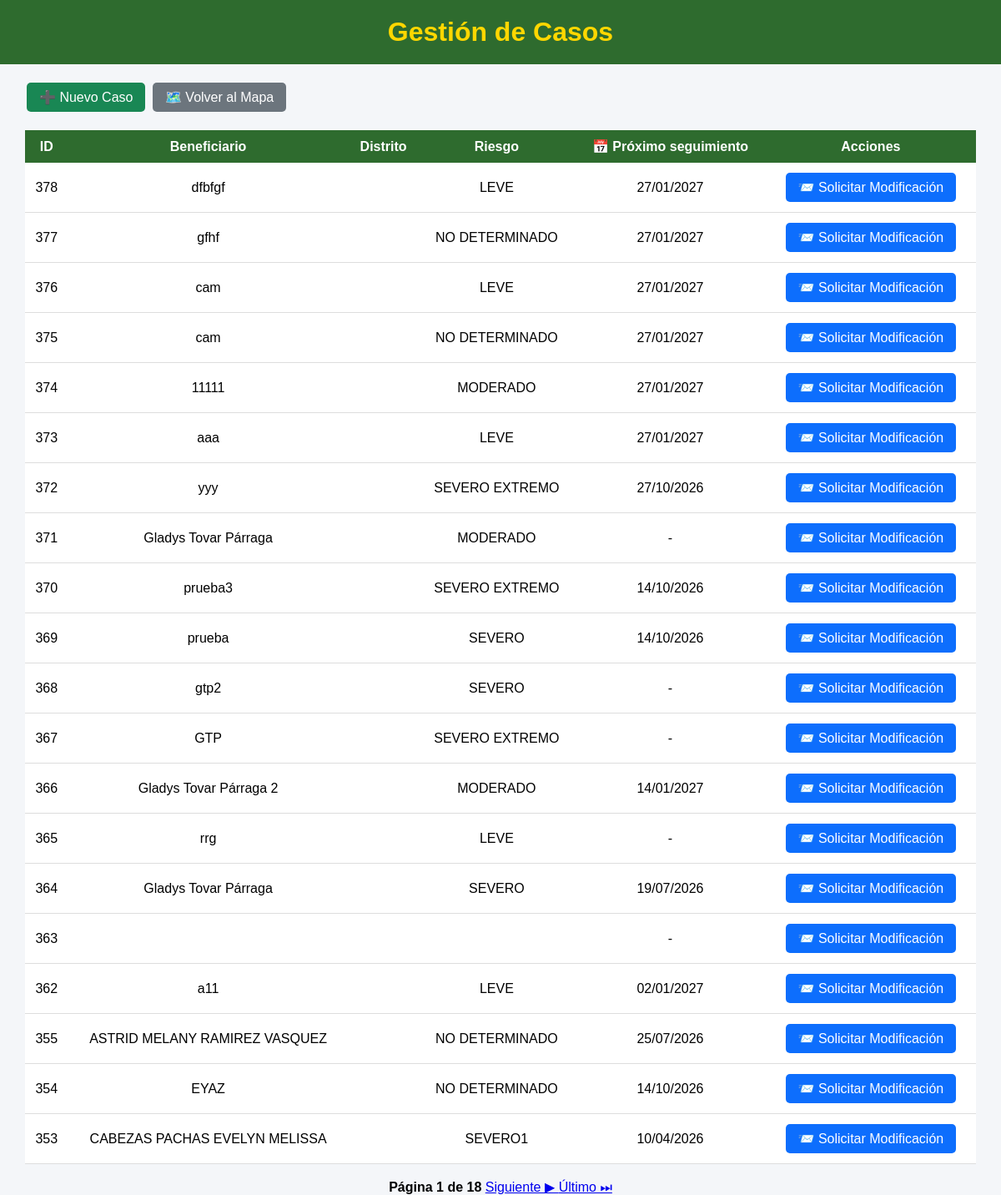
The page /gestion-casos/ (signed in) on the database its author committed.
### mapa/models.py (models this page shows, shortened)
class Caso(models.Model):
    RIESGOS = [
        ("LEVE", "Leve"),
        ("MODERADO", "Moderado"),
        ("SEVERO", "Severo"),
        ("SEVERO EXTREMO", "Severo extremo"),
        ("NO DETERMINADO", "No determinado"),
    ]
    NOTIFICACION = [
        ("PENDIENTE", "Pendiente"),
        ("NOTIFICADO", "Notificado"),
    ]
    TIPO_VIOLENCIA = [
        ("FISICA", "Física"),
        ("PSICOLOGICA", "Psicológica"),
        ("SEXUAL", "Sexual"),
        ("ECONOMICA", "Económica o Patrimonial"),
    ]
    beneficiario = models.CharField(max_length=200, blank=True)
    dni_beneficiario = models.CharField(
        max_length=8,
        blank=True
    )
    domicilio = models.CharField(max_length=300, blank=True)
    nivel_riesgo = models.CharField(
        max_length=30,
        choices=RIESGOS,
        blank=True
    )
    region_denuncia = models.ForeignKey(
        Region,
        on_delete=models.PROTECT,
        related_name="casos_denuncia_region",
        null=True,
        blank=True,
    )
    provincia_denuncia = models.ForeignKey(
        Provincia,
        on_delete=models.PROTECT,
        related_name="casos_denuncia_provincia",
        null=True,
        blank=True,
    )
    distrito_denuncia = models.ForeignKey(
        Distrito,
        on_delete=models.PROTECT,
        related_name="casos_denuncia_distrito",
        null=True,
        blank=True,
    )
    region_medida = models.ForeignKey(
        Region,
        on_delete=models.PROTECT,
        related_name="casos_medida_region",
        null=True,
        blank=True,
    )
    provincia_medida = models.ForeignKey(
        Provincia,
        on_delete=models.PROTECT,
        related_name="casos_medida_provincia",
        null=True,
        blank=True,
    )
    distrito_medida = models.ForeignKey(
        Distrito,
        on_delete=models.PROTECT,
        related_name="casos_medida_distrito",
        null=True,
        blank=True,
)
    comisaria_denuncia = models.CharField(
        max_length=150,
        verbose_name="Comisaría donde se interpuso la denuncia"
    )
    comisaria_medida = models.CharField(
        max_length=150,
        verbose_name="Comisaría de Familia responsable"
    )
    efectivo = models.CharField(max_length=100, blank=True)
    responsable = models.ForeignKey(
    User,
    null=True,
    blank=True,
    on_delete=models.SET_NULL,
    related_name="casos_asignados"
    )
    folder = models.CharField(max_length=100, blank=True)
    expediente = models.CharField(max_length=100, blank=True)
    agresor = models.CharField(
        max_length=200,
        blank=True
    )
    dni_agresor = models.CharField(
        max_length=8,
        blank=True
    )
    telefono_agresor = models.CharField(
        "Teléfono del agresor",
        max_length=50,
        blank=True
    )
    direccion_agresor = models.CharField(
        "Dirección del agresor",
        max_length=300,
        blank=True
    )
    telefono = models.CharField(
        "Teléfono de la beneficiaria",
        max_length=50,
        blank=True
    )
    fecha_denuncia = models.DateField(
        "Fecha de la denuncia",
        null=True,
        blank=True
    )
    violencia_fisica = models.BooleanField(
        "Violencia física",
        default=False
    )
    violencia_psicologica = models.BooleanField(
        "Violencia psicológica",
        default=False
    )
    violencia_sexual = models.BooleanField(
        "Violencia sexual",
        default=False
    )
    violencia_economica = models.BooleanField(
        "Violencia económica o patrimonial",
        default=False
    )
    fecha_registro = models.DateField(
        null=True,
        blank=True
    )
    ultima_visita = models.DateField(
        null=True,
        blank=True
    )
    fecha_limite = models.DateField(
        "Próximo seguimiento",
        null=True,
        blank=True
)
    notificacion_beneficiario = models.CharField(
        max_length=15,
        choices=NOTIFICACION,
        default="PENDIENTE"
    )
    fecha_notificacion_beneficiario = models.DateField(
        null=True,
        blank=True
    )
    motivo_notificacion_beneficiario_pendiente = models.TextField(
        "Motivo de notificación pendiente de la persona beneficiaria",
        blank=True
    )
    notificacion_agresor = models.CharField(
        max_length=15,
        choices=NOTIFICACION,
        default="PENDIENTE"
    )
    fecha_notificacion_agresor = models.DateField(
        null=True,
        blank=True
    )
    motivo_notificacion_agresor_pendiente = models.TextField(
        "Motivo de notificación pendiente de la persona agresora",
        blank=True
    )
    estado = models.CharField(
        max_length=15,
        default="ACTIVO"
    )
    latitud = models.FloatField(
        null=True,
        blank=True
    )
    longitud = models.FloatField(
        null=True,
        blank=True
    )
    edicion_autorizada = models.BooleanField(
        default=False
    )
    class Meta:
        permissions = [
            ("modificar_directo", "Puede modificar casos directamente"),
            ("aprobar_modificacion", "Puede aprobar modificaciones"),
            ("archivar_directo", "Puede archivar casos directamente"),
            ("aprobar_archivado", "Puede aprobar archivados"),
            ("eliminar_directo", "Puede eliminar casos directamente"),
            ("aprobar_eliminacion", "Puede aprobar eliminaciones"),
            ("administrar_usuarios", "Puede administrar usuarios"),
        ]

### mapa/views.py (the view)
# urls.py: path("gestion-casos/", views.gestion_casos, name="gestion_casos"),
@login_required
def gestion_casos(request):
    from django.core.paginator import Paginator
    casos = Caso.objects.filter(
        estado="ACTIVO"
    ).order_by("-id")
    paginador = Paginator(casos, 20)
    pagina = request.GET.get("page")
    casos = paginador.get_page(pagina)
    return render(
        request,
        "mapa/gestion_casos.html",
        {
            "casos": casos
        }
    )

### mapa/templates/mapa/gestion_casos.html (shortened to what this page needs)
<!DOCTYPE html>
<html lang="es">
<head>
</head>
<body>
<header>
    <h1>Gestión de Casos</h1>
</header>
<div class="contenedor">
    <div class="acciones">
        <a href="{% url 'nuevo_caso' %}" class="btn nuevo">
            ➕ Nuevo Caso
        </a>
        <a href="/" class="btn volver">
            🗺️ Volver al Mapa
        </a>
    </div>
    <table>
        <tr>
            <th>ID</th>
            <th>Beneficiario</th>
            <th>Distrito</th>
            <th>Riesgo</th>
            <th>📅 Próximo seguimiento</th>
            <th>Acciones</th>
        </tr>
        {% for caso in casos %}
        <tr>
            <td>{{ caso.id }}</td>
            <td>{{ caso.beneficiario }}</td>
            <td>{{ caso.distrito }}</td>
            <td>{{ caso.nivel_riesgo }}</td>
            <td>
                {% if caso.fecha_limite %}
                    {{ caso.fecha_limite|date:"d/m/Y" }}
                {% else %}
        -
                 {% endif %}
        </td>
         <td>
    {% if request.user.is_superuser or request.user.groups.all.0.name == "Administrador" %}
        <a href="{% url 'editar_caso' caso.id %}" class="btn editar">
            ✏️ Editar
        </a>
        <a href="{% url 'archivar_caso' caso.id %}"
           class="btn archivar"
           onclick="return confirm('¿Desea archivar este caso?');">
            📁 Archivar
        </a>
    {% elif request.user.groups.all.0.name == "Usuario_MP" %}
    {% if caso.edicion_autorizada %}
        <a href="{% url 'editar_caso' caso.id %}" class="btn editar">
            ✏️ Modificar Caso
        </a>
        <span style="color:green; font-weight:bold;">
            ✅ Autorizado
        </span>
    {% else %}
        <a href="{% url 'solicitar_modificacion' caso.id %}" class="btn editar">
            📨 Solicitar Modificación
        </a>
    {% endif %}
{% endif %}
</td>
        </tr>
        {% empty %}
        <tr>
            <td colspan="6">
                No hay casos registrados.
            </td>
        </tr>
        {% endfor %}
    </table>
    <br>
<div style="text-align:center;">
    <strong>
        Página {{ casos.number }} de {{ casos.paginator.num_pages }}
    </strong>
    {% if casos.has_next %}
        <a href="?page={{ casos.next_page_number }}">
            Siguiente ▶
        </a>
        <a href="?page={{ casos.paginator.num_pages }}">
            Último ⏭
        </a>
    {% endif %}
</div>
</div>
</body>
</html>

### mapa/templates/mapa/gestion_casos.html (style rules this page uses)
body { margin:0; font-family:Arial, Helvetica, sans-serif; background:#f4f6f9; }
header { background:#2E6B2E; color:#FFD700; text-align:center; padding:20px; }
h1 { margin:0; }
.contenedor { width:95%; margin:auto; margin-top:20px; }
table { width:100%; border-collapse:collapse; background:white; }
th { background:#2E6B2E; color:white; padding:10px; }
td { padding:10px; border-bottom:1px solid #ddd; text-align:center; }
.btn { padding:8px 15px; border:none; border-radius:5px; cursor:pointer; color:white; text-decoration:none; display:inline-block; margin:2px; }
.editar { background:#0d6efd; }
.nuevo { background:#198754; }
.volver { background:#6c757d; }
.acciones { margin-bottom:20px; }

### rows shown on the page
Caso: id "378", beneficiario "dfbfgf", nivel_riesgo "LEVE", fecha_limite "27/01/2027", edicion_autorizada "📨 Solicitar Modificación"
Caso: id "377", beneficiario "gfhf", nivel_riesgo "NO DETERMINADO", fecha_limite "27/01/2027", edicion_autorizada "📨 Solicitar Modificación"
Caso: id "376", beneficiario "cam", nivel_riesgo "LEVE", fecha_limite "27/01/2027", edicion_autorizada "📨 Solicitar Modificación"
Caso: id "375", beneficiario "cam", nivel_riesgo "NO DETERMINADO", fecha_limite "27/01/2027", edicion_autorizada "📨 Solicitar Modificación"
Caso: id "374", beneficiario "11111", nivel_riesgo "MODERADO", fecha_limite "27/01/2027", edicion_autorizada "📨 Solicitar Modificación"
Caso: id "373", beneficiario "aaa", nivel_riesgo "LEVE", fecha_limite "27/01/2027", edicion_autorizada "📨 Solicitar Modificación"
Caso: id "372", beneficiario "yyy", nivel_riesgo "SEVERO EXTREMO", fecha_limite "27/10/2026", edicion_autorizada "📨 Solicitar Modificación"
Caso: id "371", beneficiario "Gladys Tovar Párraga", nivel_riesgo "MODERADO", edicion_autorizada "📨 Solicitar Modificación"
Caso: id "370", beneficiario "prueba3", nivel_riesgo "SEVERO EXTREMO", fecha_limite "14/10/2026", edicion_autorizada "📨 Solicitar Modificación"
Caso: id "369", beneficiario "prueba", nivel_riesgo "SEVERO", fecha_limite "14/10/2026", edicion_autorizada "📨 Solicitar Modificación"
Caso: id "368", beneficiario "gtp2", nivel_riesgo "SEVERO", edicion_autorizada "📨 Solicitar Modificación"
Caso: id "367", beneficiario "GTP", nivel_riesgo "SEVERO EXTREMO", edicion_autorizada "📨 Solicitar Modificación"
Caso: id "366", beneficiario "Gladys Tovar Párraga 2", nivel_riesgo "MODERADO", fecha_limite "14/01/2027", edicion_autorizada "📨 Solicitar Modificación"
Caso: id "365", beneficiario "rrg", nivel_riesgo "LEVE", edicion_autorizada "📨 Solicitar Modificación"
Caso: id "364", beneficiario "Gladys Tovar Párraga", nivel_riesgo "SEVERO", fecha_limite "19/07/2026", edicion_autorizada "📨 Solicitar Modificación"
Caso: id "363", edicion_autorizada "📨 Solicitar Modificación"
Caso: id "362", beneficiario "a11", nivel_riesgo "LEVE", fecha_limite "02/01/2027", edicion_autorizada "📨 Solicitar Modificación"
Caso: id "355", beneficiario "ASTRID MELANY RAMIREZ VASQUEZ", nivel_riesgo "NO DETERMINADO", fecha_limite "25/07/2026", edicion_autorizada "📨 Solicitar Modificación"
Caso: id "354", beneficiario "EYAZ", nivel_riesgo "NO DETERMINADO", fecha_limite "14/10/2026", edicion_autorizada "📨 Solicitar Modificación"
Caso: id "353", beneficiario "CABEZAS PACHAS EVELYN MELISSA", nivel_riesgo "SEVERO1", fecha_limite "10/04/2026", edicion_autorizada "📨 Solicitar Modificación"

### other values the page prints
{{ casos.number }} "1"
{{ casos.paginator.num_pages }} "18"
